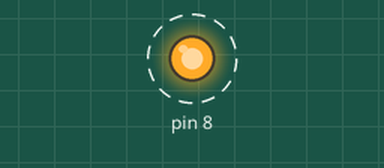
A sketch run on a simulated Arduino Uno, built with avr-gcc and run on an emulated ATmega328P. Shown: output pins drawn as LEDs (lit = HIGH). Dashed ring = blinking.

Above: at 0.5 s.
Timing chart, 0 to 4.6 s (numbered marks = the images above):
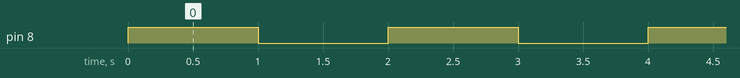

Measured:
- by itself, pin 8: alternates HIGH for 1.0 s and LOW for 1.0 s

The sketch:

attiny13_blinking.ino
```cpp
#define F_CPU 1200000UL
#include <avr/io.h>
#include <avr/interrupt.h>
#include <avr/delay.h>
int main(){
    DDRB |= (1<<PB0);
    init();
    while(1){
        PORTB ^= (1<<PB0);
        _delay_ms(1000);
    }
    return 0;
}
```
